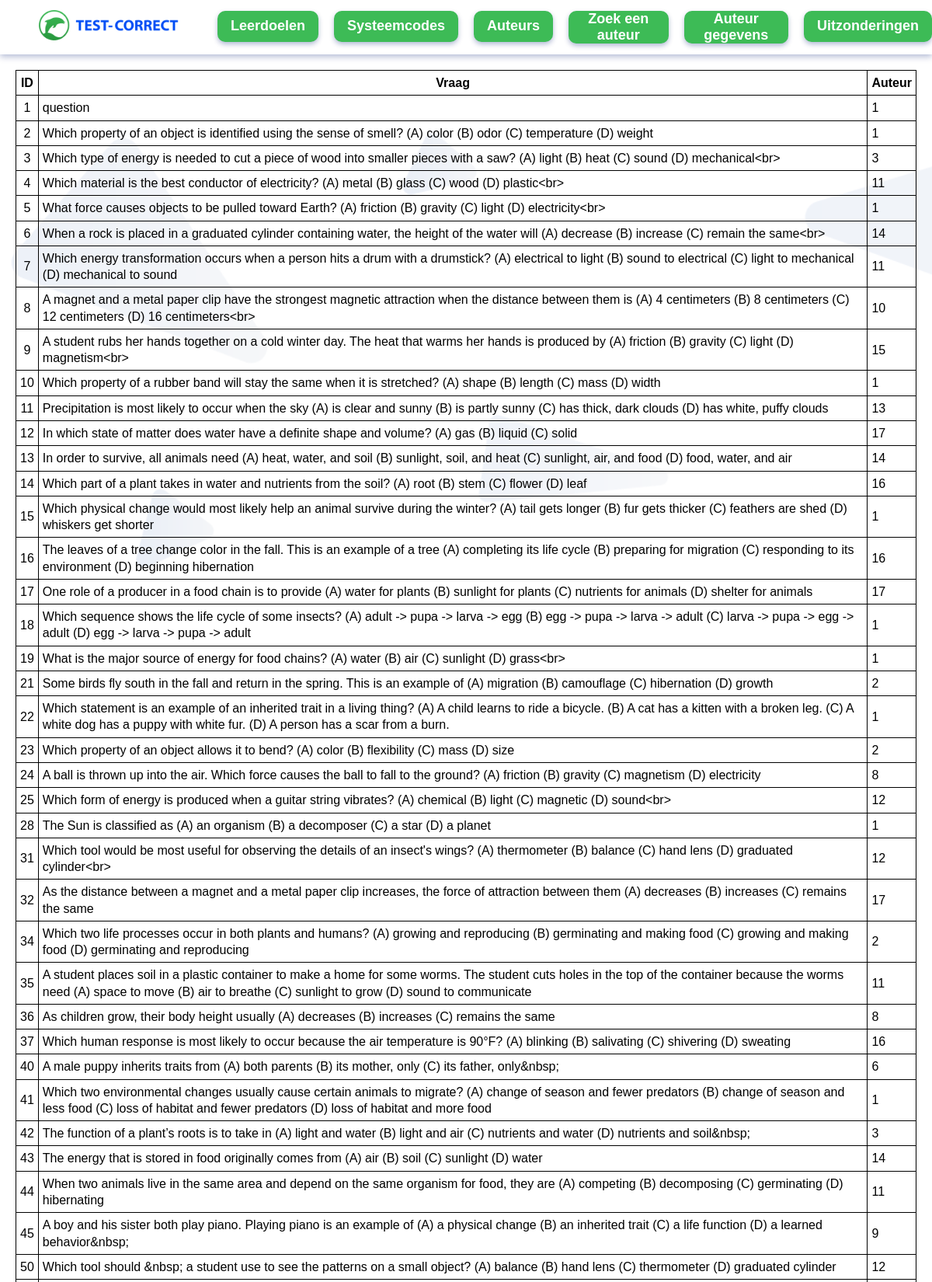
The app's page /auteurs_select (upper part) with its own data.
### tables this page shows
CREATE TABLE `vragen` (
  `id` integer NOT NULL
,  `leerdoel` integer DEFAULT NULL
,  `vraag` text NOT NULL
,  `auteur` integer DEFAULT NULL
, uitzondering text);

### app.py (the view)
@app.route("/auteurs_select")
def auteurs_select():
    vragen = vragen_model.get_vragen_with_auteur()
    auteurs = vragen_model.get_auteur()
    return render_template("auteurs_select.html", vragen=vragen, auteurs=auteurs)

### lib/vragenmodel.py (called while the page is built)
    def execute_query(self, sql_query, is_select=True):
        conn = sqlite3.connect(self.database_file)
        cursor = conn.cursor()
        cursor.row_factory = sqlite3.Row
        cursor.execute(sql_query)
        result = cursor.fetchall()
        conn.close()
        return result

    def get_auteur(self):
        query = "SELECT * FROM auteurs"
        return self.execute_query(query)

    def get_vragen_with_auteur(self):
        query = "SELECT * FROM vragen WHERE auteur BETWEEN 1 AND 17 LIMIT 50"
        return self.execute_query(query)

### templates/auteurs_select.html (shortened to what this page needs)
{% extends "base.html" %} {% block content %}
<head>
  <link rel="stylesheet" href="/static/styles.css">
</head>
<div class="leerdoel-background">
<table class="data-table">
    <tr>
      <th>ID</th>
      <th>Vraag</th>
      <th>Auteur</th>
    </tr>
    {% for vraag in vragen%}
    <tr>
      <td class="id">{{ vraag["id"] }}</td>
      <td>{{ vraag["vraag"] }}</td>
      <td class="auteurID">{{ vraag["auteur"] }}</td>
    </tr>
    {% endfor %}
  </table>
</div>
{% endblock %}

### static/styles.css (style rules this page uses)
*, *::before, *::after { margin: 0; padding: 0; }
body { font-family: sans-serif; font-size: 16px; font-stretch: normal; font-style: normal; font-weight: 400; line-height: 1.33; }
table, tr, th, td { border: 1px solid black; border-collapse: collapse; padding: 5px; }
.data-table { margin: 90px 20px 90px 20px; }
.id { text-align: center; }

### records on screen
vragen: id "1", vraag "question", auteur "1"
vragen: id "2", vraag "Which property of an object is identified using the sense of smell? (A) color (B) odor (C) temperature (D) weight", auteur "1"
vragen: id "3", vraag "Which type of energy is needed to cut a piece of wood into smaller pieces with a saw? (A) light (B) heat (C) sound (D) mechanical<br>", auteur "3"
vragen: id "4", vraag "Which material is the best conductor of electricity? (A) metal (B) glass (C) wood (D) plastic<br>", auteur "11"
vragen: id "5", vraag "What force causes objects to be pulled toward Earth? (A) friction (B) gravity (C) light (D) electricity<br>", auteur "1"
vragen: id "6", vraag "When a rock is placed in a graduated cylinder containing water, the height of the water will (A) decrease (B) increase (C) remain the same<br>", auteur "14"
vragen: id "7", vraag "Which energy transformation occurs when a person hits a drum with a drumstick? (A) electrical to light (B) sound to electrical (C) light to mechanical (D) mechanical to sound", auteur "11"
vragen: id "8", vraag "A magnet and a metal paper clip have the strongest magnetic attraction when the distance between them is (A) 4 centimeters (B) 8 centimeters (C) 12 centimeters (D) 16 centimeters<br>", auteur "10"
vragen: id "9", vraag "A student rubs her hands together on a cold winter day. The heat that warms her hands is produced by (A) friction (B) gravity (C) light (D) magnetism<br>", auteur "15"
vragen: id "10", vraag "Which property of a rubber band will stay the same when it is stretched? (A) shape (B) length (C) mass (D) width", auteur "1"
vragen: id "11", vraag "Precipitation is most likely to occur when the sky (A) is clear and sunny (B) is partly sunny (C) has thick, dark clouds (D) has white, puffy clouds", auteur "13"
vragen: id "12", vraag "In which state of matter does water have a definite shape and volume? (A) gas (B) liquid (C) solid", auteur "17"
vragen: id "13", vraag "In order to survive, all animals need (A) heat, water, and soil (B) sunlight, soil, and heat (C) sunlight, air, and food (D) food, water, and air", auteur "14"
vragen: id "14", vraag "Which part of a plant takes in water and nutrients from the soil? (A) root (B) stem (C) flower (D) leaf", auteur "16"
vragen: id "15", vraag "Which physical change would most likely help an animal survive during the winter? (A) tail gets longer (B) fur gets thicker (C) feathers are shed (D) whiskers get shorter", auteur "1"
vragen: id "16", vraag "The leaves of a tree change color in the fall. This is an example of a tree (A) completing its life cycle (B) preparing for migration (C) responding to its environment (D) beginning hibernation", auteur "16"
vragen: id "17", vraag "One role of a producer in a food chain is to provide (A) water for plants (B) sunlight for plants (C) nutrients for animals (D) shelter for animals", auteur "17"
vragen: id "18", vraag "Which sequence shows the life cycle of some insects? (A) adult -> pupa -> larva -> egg (B) egg -> pupa -> larva -> adult (C) larva -> pupa -> egg -> adult (D) egg -> larva -> pupa -> adult", auteur "1"
vragen: id "19", vraag "What is the major source of energy for food chains? (A) water (B) air (C) sunlight (D) grass<br>", auteur "1"
vragen: id "21", vraag "Some birds fly south in the fall and return in the spring. This is an example of (A) migration (B) camouflage (C) hibernation (D) growth", auteur "2"
vragen: id "22", vraag "Which statement is an example of an inherited trait in a living thing? (A) A child learns to ride a bicycle. (B) A cat has a kitten with a broken leg. (C) A white dog has a puppy with white fur. (D) A person has a scar from a burn.", auteur "1"
vragen: id "23", vraag "Which property of an object allows it to bend? (A) color (B) flexibility (C) mass (D) size", auteur "2"
vragen: id "24", vraag "A ball is thrown up into the air. Which force causes the ball to fall to the ground? (A) friction (B) gravity (C) magnetism (D) electricity", auteur "8"
vragen: id "25", vraag "Which form of energy is produced when a guitar string vibrates? (A) chemical (B) light (C) magnetic (D) sound<br>", auteur "12"
vragen: id "28", vraag "The Sun is classified as (A) an organism (B) a decomposer (C) a star (D) a planet", auteur "1"
vragen: id "31", vraag "Which tool would be most useful for observing the details of an insect's wings? (A) thermometer (B) balance (C) hand lens (D) graduated cylinder<br>", auteur "12"
vragen: id "32", vraag "As the distance between a magnet and a metal paper clip increases, the force of attraction between them (A) decreases (B) increases (C) remains the same", auteur "17"
vragen: id "34", vraag "Which two life processes occur in both plants and humans? (A) growing and reproducing (B) germinating and making food (C) growing and making food (D) germinating and reproducing", auteur "2"
vragen: id "35", vraag "A student places soil in a plastic container to make a home for some worms. The student cuts holes in the top of the container because the worms need (A) space to move (B) air to breathe (C) sunlight to grow (D) sound to communicate", auteur "11"
vragen: id "36", vraag "As children grow, their body height usually (A) decreases (B) increases (C) remains the same", auteur "8"
vragen: id "37", vraag "Which human response is most likely to occur because the air temperature is 90°F? (A) blinking (B) salivating (C) shivering (D) sweating", auteur "16"
vragen: id "40", vraag "A male puppy inherits traits from (A) both parents (B) its mother, only (C) its father, only&nbsp;", auteur "6"
vragen: id "41", vraag "Which two environmental changes usually cause certain animals to migrate? (A) change of season and fewer predators (B) change of season and less food (C) loss of habitat and fewer predators (D) loss of habitat and more food", auteur "1"
vragen: id "42", vraag "The function of a plant’s roots is to take in (A) light and water (B) light and air (C) nutrients and water (D) nutrients and soil&nbsp;", auteur "3"
vragen: id "43", vraag "The energy that is stored in food originally comes from (A) air (B) soil (C) sunlight (D) water", auteur "14"
vragen: id "44", vraag "When two animals live in the same area and depend on the same organism for food, they are (A) competing (B) decomposing (C) germinating (D) hibernating", auteur "11"
vragen: id "45", vraag "A boy and his sister both play piano. Playing piano is an example of (A) a physical change (B) an inherited trait (C) a life function (D) a learned behavior&nbsp;", auteur "9"
vragen: id "50", vraag "Which tool should &nbsp; a student use to see the patterns on a small object? (A) balance (B) hand lens (C) thermometer (D) graduated cylinder", auteur "12"
